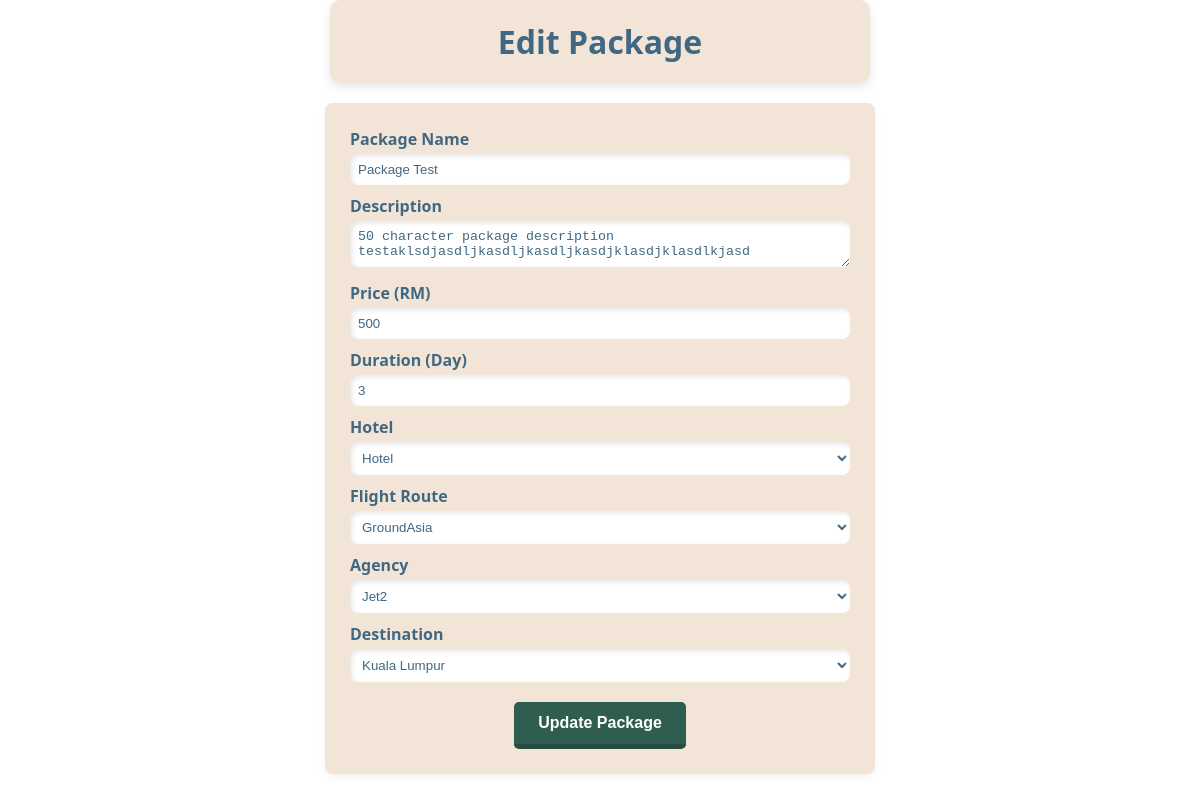
Screenshot of /ADeditpackages.php?id=1 with the database file from the repository.
### tables this page shows
CREATE TABLE IF NOT EXISTS `packages` (
  `packageID` int NOT NULL AUTO_INCREMENT,
  `agencyID` int NOT NULL,
  `destinationID` int NOT NULL,
  `hotelID` int NOT NULL,
  `flightRouteID` int NOT NULL,
  `packageName` varchar(100) NOT NULL,
  `packageDescription` varchar(500) NOT NULL,
  `packagePrice` int NOT NULL,
  `packageDuration` int NOT NULL,
  PRIMARY KEY (`packageID`),
  KEY `idx_agencyID` (`agencyID`),
  KEY `idx_destinationID` (`destinationID`),
  KEY `idx_hotelID` (`hotelID`),
  KEY `idx_flightRouteID` (`flightRouteID`)
);

CREATE TABLE IF NOT EXISTS `hotels` (
  `hotelID` int NOT NULL AUTO_INCREMENT,
  `hotelName` varchar(100) NOT NULL,
  `hotelDescription` varchar(500) NOT NULL,
  `hotelRoomTypes` varchar(100) NOT NULL,
  `pricePerNight` int NOT NULL,
  `hotelPhone` varchar(20) DEFAULT NULL,
  `hotelEmail` varchar(100) NOT NULL,
  `hotelAddress` varchar(100) NOT NULL,
  `hotelImage` varchar(255) NOT NULL,
  PRIMARY KEY (`hotelID`),
  UNIQUE KEY `hotelName` (`hotelName`),
  UNIQUE KEY `hotelEmail` (`hotelEmail`),
  UNIQUE KEY `hotelAddress` (`hotelAddress`),
  UNIQUE KEY `hotelPhone` (`hotelPhone`)
);

CREATE TABLE IF NOT EXISTS `flight_routes` (
  `flightRouteID` int NOT NULL AUTO_INCREMENT,
  `flightDuration` int NOT NULL,
  `seatType` varchar(100) NOT NULL,
  `seatPrice` int NOT NULL,
  `airlineProvide` varchar(100) NOT NULL,
  `routeDeparturePoint` varchar(100) NOT NULL,
  `routeArrivalPoint` varchar(100) NOT NULL,
  `managingAgency` int DEFAULT NULL,
  PRIMARY KEY (`flightRouteID`),
  KEY `fk_flight_routes_managingAgency` (`managingAgency`)
);

CREATE TABLE IF NOT EXISTS `agency` (
  `agencyID` int NOT NULL AUTO_INCREMENT,
  `agencyName` varchar(100) NOT NULL,
  `agencyDescription` varchar(500) NOT NULL,
  `agencyPhone` varchar(20) DEFAULT NULL,
  `agencyEmail` varchar(100) NOT NULL,
  `agencyAddress` varchar(100) NOT NULL,
  PRIMARY KEY (`agencyID`),
  UNIQUE KEY `agencyName` (`agencyName`),
  UNIQUE KEY `agencyEmail` (`agencyEmail`),
  UNIQUE KEY `agencyPhone` (`agencyPhone`)
);

CREATE TABLE IF NOT EXISTS `destinations` (
  `destinationID` int NOT NULL AUTO_INCREMENT,
  `destinationName` varchar(100) DEFAULT NULL,
  `destinationDescription` mediumtext,
  `destinationFacts` mediumtext,
  `featuredPackages` int DEFAULT NULL,
  PRIMARY KEY (`destinationID`),
  UNIQUE KEY `destinationName` (`destinationName`),
  KEY `fk_destinations_featuredPackages` (`featuredPackages`)
);

### ADeditpackages.php (the view, shortened to what this page needs)
<?php
include("dbconnect.php");
$packageID = $_GET['id'];
$stmt = $conn->prepare("SELECT * FROM packages WHERE packageID = ?");
$stmt->bind_param("i", $packageID);
$stmt->execute();
$result = $stmt->get_result();
$package = $result->fetch_assoc();
$hotels = $conn->query("SELECT hotelID, hotelName FROM hotels");
$flights = $conn->query("SELECT flightRouteID, airlineProvide FROM flight_routes");
$destinations = $conn->query("SELECT destinationID, destinationName FROM destinations");
$agencies = $conn->query("SELECT agencyID, agencyName FROM agency");
?>
<!DOCTYPE html>
<html>
<head>
    <link rel="stylesheet" href="ADadmineditCSS.css">
</head>
<body>
<h2 class="page-title">Edit Package</h2>
<div class="form-container">
    <form method="POST">
        <label>Package Name</label>
        <input type="text" name="packageName" value="<?= htmlspecialchars($package['packageName']) ?>" required>
        <label>Description</label>
        <textarea name="packageDescription" required><?= htmlspecialchars($package['packageDescription']) ?></textarea>
        <label>Price (RM)</label>
        <input type="number" step="0.01" name="packagePrice" value="<?= $package['packagePrice'] ?>" required>
        <label>Duration (Day)</label>
        <input type="text" name="packageDuration" value="<?= htmlspecialchars($package['packageDuration']) ?>" required>
        <label>Hotel</label>
        <select name="hotelID" required>
            <?php while ($hotel = $hotels->fetch_assoc()): ?>
                <option value="<?= $hotel['hotelID'] ?>" <?= $hotel['hotelID'] == $package['hotelID'] ? 'selected' : '' ?>>
                    <?= htmlspecialchars($hotel['hotelName']) ?>
                </option>
            <?php endwhile; ?>
        </select>
        <label>Flight Route</label>
        <select name="flightRouteID" required>
            <?php while ($flight = $flights->fetch_assoc()): ?>
                <option value="<?= $flight['flightRouteID'] ?>" <?= $flight['flightRouteID'] == $package['flightRouteID'] ? 'selected' : '' ?>>
                    <?= htmlspecialchars($flight['airlineProvide']) ?>
                </option>
            <?php endwhile; ?>
        </select>
        <label>Agency</label>
        <select name="agencyID" required>
            <?php while ($agency = $agencies->fetch_assoc()): ?>
                <option value="<?= $agency['agencyID'] ?>" <?= $agency['agencyID'] == $package['agencyID'] ? 'selected' : '' ?>>
                    <?= htmlspecialchars($agency['agencyName']) ?>
                </option>
            <?php endwhile; ?>
        </select>
        <label>Destination</label>
        <select name="destinationID" required>
            <?php while ($destination = $destinations->fetch_assoc()): ?>
                <option value="<?= $destination['destinationID'] ?>" <?= $destination['destinationID'] == $package['destinationID'] ? 'selected' : '' ?>>
                    <?= htmlspecialchars($destination['destinationName']) ?>
                </option>
            <?php endwhile; ?>
        </select>
        <button type="submit" class="submit">Update Package</button>
    </form>
</div>
</body>
</html>

### ADadmineditCSS.css (style rules this page uses)
body { font-family: 'Segoe UI', sans-serif; margin: 0; padding: 0; }
.page-title { text-align: center; color: #406882; font-size: 32px; box-shadow: 0 4px 10px rgba(0, 0, 0, 0.1); padding: 20px 20px; border-radius: 10px; background-color: #f2e5d7; max-width: 500px; margin: 0 auto; margin-bottom: 20px; }
.form-container { max-width: 500px; margin: 0 auto; background-color: #f2e5d7; border-radius: 8px; padding: 25px; box-shadow: 0 4px 8px rgba(0, 0, 0, 0.05); }
.form-container label { display: block; margin-bottom: 4px; color: #406882; font-weight: bold; }
.form-container input[type="text"], .form-container input[type="date"], .form-container input[type="time"], .form-container input[type="email"], .form-container input[type="number"], .form-container input[type="file"], .form-container select, .form-container textarea { width: 100%; padding: 8px; background-color: #FFFFFF; color: #406882; box-sizing: border-box; border-radius: 8px; border: none; margin-bottom: 10px; box-shadow: inset 2px 2px 5px rgba(0, 0, 0, 0.1), inset -2px -2px 5px rgba(255, 255, 255, 0.6); }
.submit { background-color: #2f5d50; color: #ffffff; border: none; padding: 12px 24px; border-radius: 5px; cursor: pointer; font-weight: bold; font-size: 16px; margin: 10px auto 0 auto; display: block; border-bottom: 5px solid #264b41; transition: background-color 0.3s ease; }

### rows the page displays
packages: packageName "Package Test", packageDescription "50 character package description testaklsdjasdljkasdljkasdljkasdjklasdjklasdlkjasd", packagePrice "500", packageDuration "3", hotelID "Hotel", flightRouteID "GroundAsia", agencyID "Jet2", destinationID "Kuala Lumpur"
